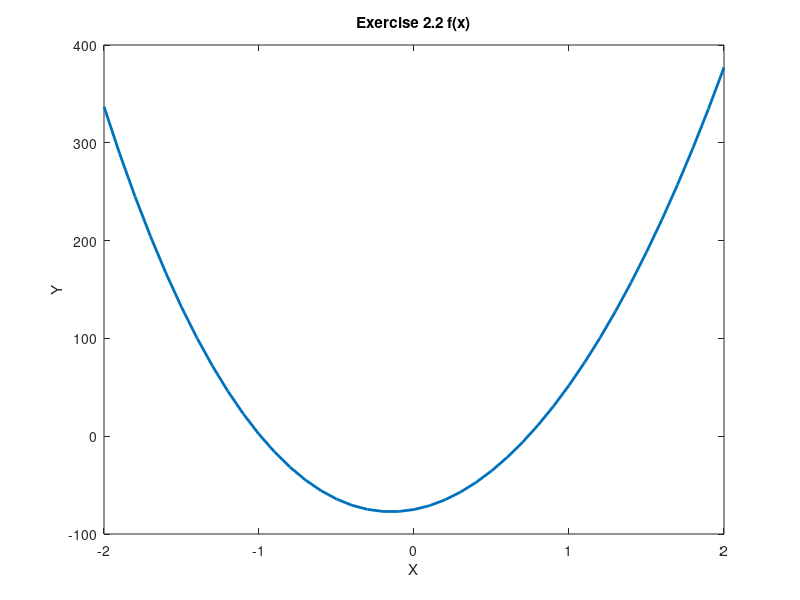

Reproduce this figure in MATLAB. (Note: this script raises an error after producing the figure.)
%% TP Optimization TPS 2018-19
% Author : Pedro Henrique Suruagy Perrusi
% Prof :  Omran Hassan
%% Initial Setup
clear all;
close all;
%% Exercise 2.2
% D?finition de la fonction
f2_2 = @(x) 2*x.^4 - 5*x.^3 + 100*x.^2 + 30*x - 75;
% On affiche la r?ponse dans [-2 2];
x = -2 : 0.1 : 2;
y = f2_2(x);
figure
plot(x, y, 'LineWidth', 2);
hold on;
xlabel('X');
ylabel('Y');
title('Exercise 2.2 f(x)');

%% Exercise 2.2a : on compute le minimum a partir de la methode de Newton
% la premiere derivative de f2_2 :
df2_2 = @(x) 8*x.^3 - 15*x.^2 + 200*x + 30;
ddf2_2 = @(x) 24*x.^2 - 30*x + 200;
% parametres d'optimization
xo = 2; % initial point
epsilon = 1e-4; % tolerance
max_interactions = 1e5;
% call newton method
[x_min, counter] = newton_methode(f2_2, df2_2, ddf2_2, xo, epsilon, max_interactions);
plot(x_min, f2_2(x_min), 'b*');
disp('Local minimum found: ');
disp(x_min)
disp('Number of interactions')
disp(counter)

%% Exercise 2.2b : on compute le minimum a partir de la methode de secant
% initial guesses
X0 = 2.1; X1 = 2;
epsilon = 1e-4; % tolerance
max_interactions = 1e5;
% call secant methode
[x_min, counter] = secant_methode(f2_2, df2_2, X0, X1, epsilon, max_interactions);
plot(x_min, f2_2(x_min), 'r*');
disp('Local minimum found: ');
disp(x_min)
disp('Number of interactions')
disp(counter)